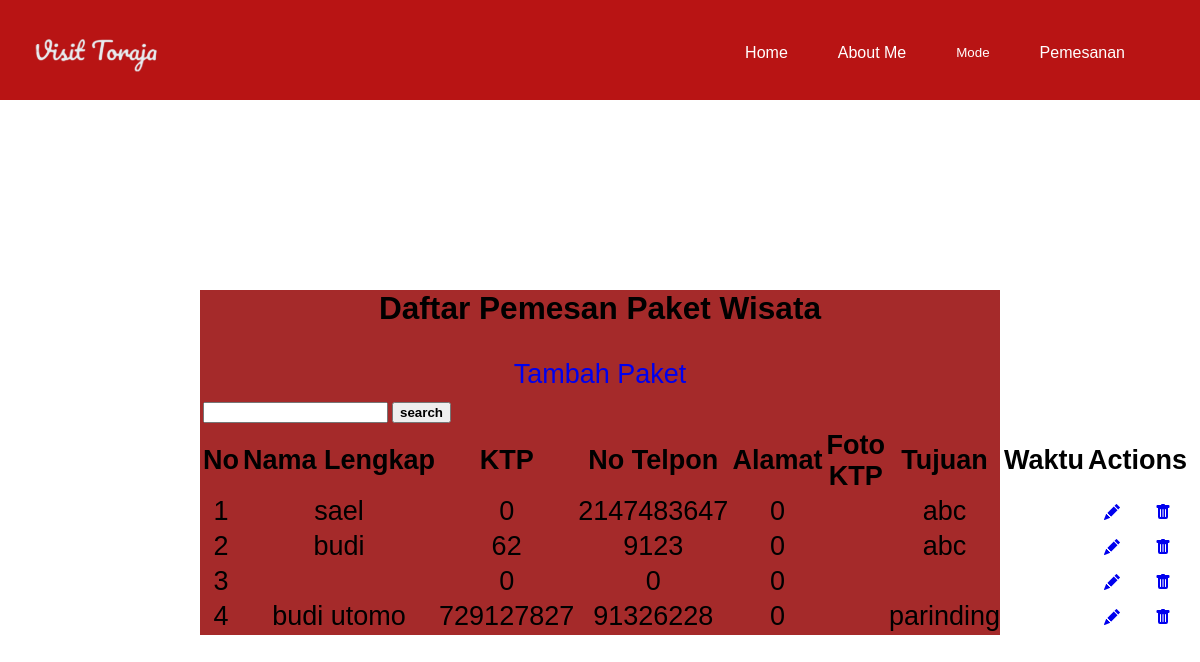
Page /pemesanan.php on the earlier database version.
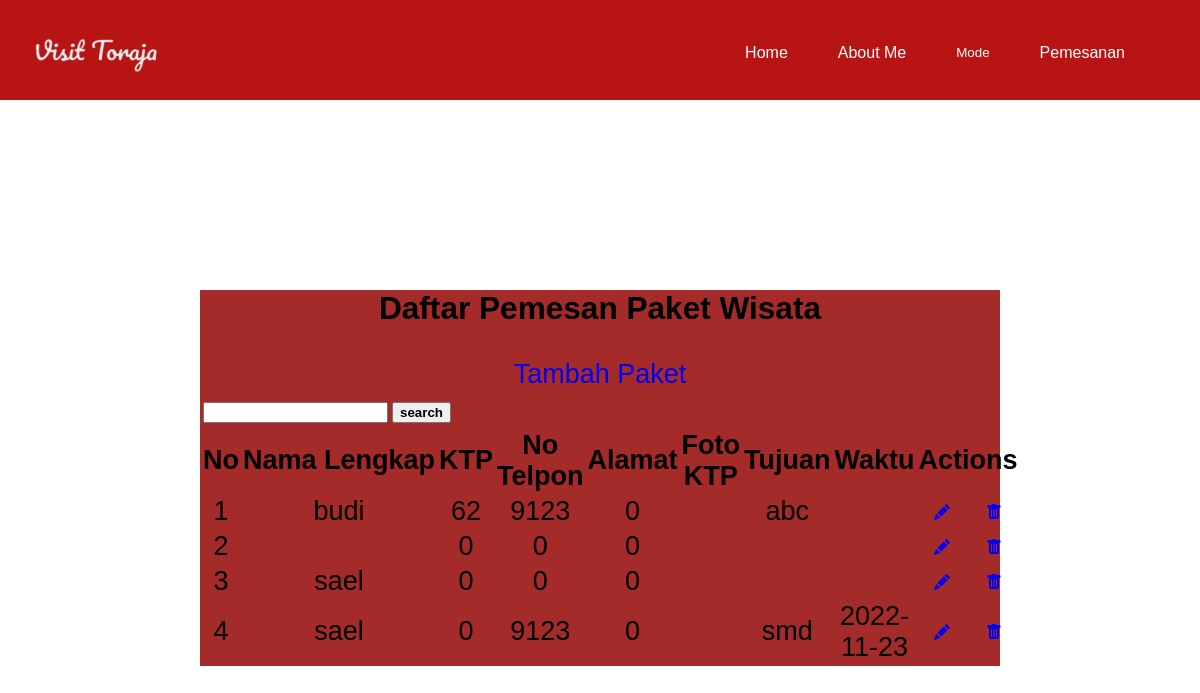
Same page on the later database version.
### tables this page shows
CREATE TABLE `pemesanan` (
  `id` int(11) NOT NULL,
  `nama` varchar(20) NOT NULL,
  `ktp` int(20) NOT NULL,
  `telpon` int(20) NOT NULL,
  `alamat` int(20) NOT NULL,
  `foto` varchar(20) NOT NULL,
  `tujuan` varchar(20) NOT NULL,
  `waktu` varchar(20) NOT NULL
);

### pemesanan.php (the view, shortened to what this page needs)
<?php
    require 'config.php';
    $result = mysqli_query($db, "SELECT * FROM pemesanan");
?>
<!DOCTYPE html>
<html lang="en">
<head>
    <link rel="stylesheet" href="style.css">
    <link rel="stylesheet" href="responsiveP.css">
</head>
<body>
    <header class="headerPusat">
        <div class="Heads">
            <span class="header-kiri">
                <img src="assets/logo1.png" alt="">
            </span>
            <div id="header-kanan">
                <a href="http://localhost/posttest7Web/" class="headK">Home</a>
                <a href="#aboutme" class="headK">About Me</a>
                <button onclick="darkmode()" class="headK" class = "modes">
                  Mode
                </button>
                <a href="pemesanan.php" class="headK">Pemesanan</a>
              </div>
        </div>
    </header>
    <br><br><br><br><br>
        <div style="text-align: center; background-color: brown; margin: 200px; font-size: 27px">
            <h3>Daftar Pemesan Paket Wisata</h3>
            <a href="formulir.php" class="tambah">Tambah Paket</a>
            <table>
                <tr>
                    <td>
                    <div>
                        <input type="text" name="keyword" id="keyword">
                    </div>
                    </td>
                    <td>
                        <button type="submit" name="search">
                            <b>search</b>
                        </button>
                    </td>
                </tr>
            </table>
            <table>
                <tr class="thead">
                    <th>No</th>
                    <th nowrap>Nama Lengkap</th>
                    <th>KTP</th>
                    <th>No Telpon</th>
                    <th>Alamat</th>
                    <th>Foto KTP</th>
                    <th>Tujuan</th>
                    <th>Waktu</th>
                    <th colspan="2">Actions</th>
                </tr>
                <?php
                    $i = 1;
                    while($row = mysqli_fetch_array($result)){
                ?>
                <tr>
                    <td><?=$i;?></td>
                    <td nowrap><?=$row['nama']?></td>
                    <td><?=$row['ktp']?></td>
                    <td><?=$row['telpon']?></td>
                    <td><?=$row['alamat']?></td>
                    <td><img src="gambar/<?=$row['nama']?>" alt="" width="100px"></td>
                    <td><?=$row['tujuan']?></td>
                    <td><?=$row['waktu']?></td>
                    <td class="edit">
                        <a href="edit.php?id=<?=$row['id'];?>">
                        </a>
                    </td>
                    <td class="hapus">
                        <a href="hapus.php?id=<?=$row['id'];?>">
                        </a>
                    </td>
                </tr>
                <?php
                    $i++;
                        }
                ?>
            </table>
        </div>
    </body>
</html>

### style.css (style rules this page uses)
* { box-sizing: border-box; }
body { font-family: 'Gill Sans', 'Gill Sans MT', Calibri, 'Trebuchet MS', sans-serif; margin: 0px; }
.headK { color: red; }
.headerPusat { height: 100px; width: 100%; background-color: rgb(184, 20, 20); position :fixed; top: 0; z-index: 10; }
.header-kiri { float: left; margin-left: 30px; margin-top: 30px; }
#header-kanan { color: black; float: right; margin-right: 50px; margin-top: 20px; }
a:link { text-decoration: none; }
#header-kanan a { line-height: 65px; padding: 0 25px; color: white; display: block; float: left; transition: all 0.5s; }
#header-kanan button { line-height: 65px; padding: 0 25px; color: white; display: block; float: left; transition: all 0.5s; background-color: transparent; border: none; }

Differences in the rows shown:
removed pemesanan: nama "sael", ktp "0", telpon "2147483647", alamat "0", tujuan "abc"
removed pemesanan: nama "budi utomo", ktp "729127827", telpon "91326228", alamat "0", tujuan "parinding"
added pemesanan: nama "sael", ktp "0", telpon "0", alamat "0"
added pemesanan: nama "sael", ktp "0", telpon "9123", alamat "0", tujuan "smd", waktu "2022-11-23"
